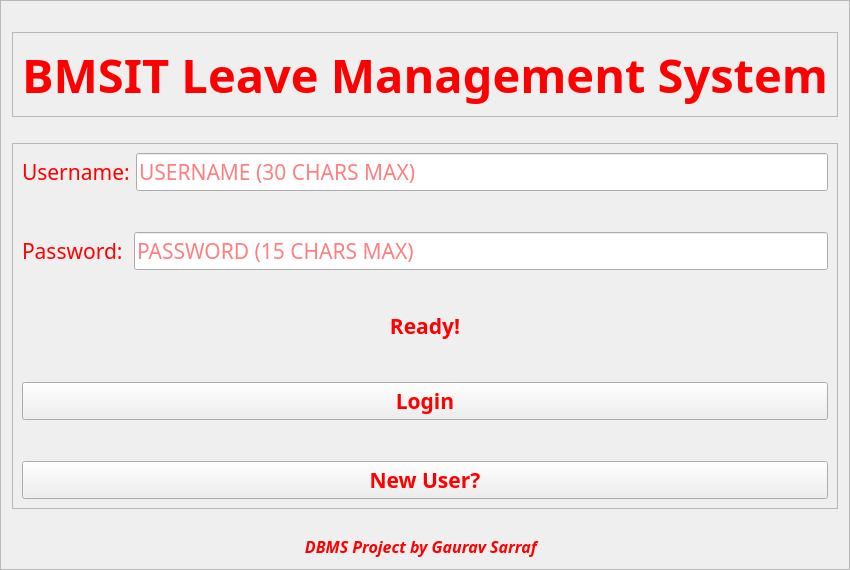
   <widget class="QFrame" name="login_frame">
    <property name="enabled">
     <bool>true</bool>
    </property>
    <property name="geometry">
     <rect>
      <x>10</x>
      <y>0</y>
      <width>780</width>
      <height>570</height>
     </rect>
    </property>
    <property name="frameShape">
     <enum>QFrame::StyledPanel</enum>
    </property>
    <property name="frameShadow">
     <enum>QFrame::Raised</enum>
    </property>
    <layout class="QGridLayout" name="gridLayout_3">
     <item row="4" column="1">
      <spacer name="verticalSpacer_2">
       <property name="orientation">
        <enum>Qt::Vertical</enum>
       </property>
       <property name="sizeHint" stdset="0">
        <size>
         <width>20</width>
         <height>40</height>
        </size>
       </property>
      </spacer>
     </item>
     <item row="0" column="1">
      <spacer name="verticalSpacer_6">
       <property name="orientation">
        <enum>Qt::Vertical</enum>
       </property>
       <property name="sizeHint" stdset="0">
        <size>
         <width>20</width>
         <height>40</height>
        </size>
       </property>
      </spacer>
     </item>
     <item row="2" column="1">
      <spacer name="verticalSpacer">
       <property name="orientation">
        <enum>Qt::Vertical</enum>
       </property>
       <property name="sizeHint" stdset="0">
        <size>
         <width>20</width>
         <height>40</height>
        </size>
       </property>
      </spacer>
     </item>
     <item row="3" column="1">
      <widget class="QFrame" name="frame_2">
       <property name="sizePolicy">
        <sizepolicy hsizetype="Preferred" vsizetype="Preferred">
         <horstretch>0</horstretch>
         <verstretch>0</verstretch>
        </sizepolicy>
       </property>
       <property name="minimumSize">
        <size>
         <width>0</width>
         <height>0</height>
        </size>
       </property>
       <property name="frameShape">
        <enum>QFrame::StyledPanel</enum>
       </property>
       <property name="frameShadow">
        <enum>QFrame::Raised</enum>
       </property>
       <layout class="QGridLayout" name="gridLayout">
        <item row="0" column="1">
         <layout class="QVBoxLayout" name="verticalLayout_3">
          <property name="leftMargin">
           <number>0</number>
          </property>
          <item>
           <layout class="QVBoxLayout" name="verticalLayout">
            <item>
             <layout class="QHBoxLayout" name="horizontalLayout">
              <item>
               <widget class="QLabel" name="label_3">
                <property name="font">
                 <font>
                  <family>Dubai</family>
                  <pointsize>16</pointsize>
                 </font>
                </property>
                <property name="styleSheet">
                 <string notr="true">color: rgb(255, 0, 0);</string>
                </property>
                <property name="text">
                 <string>Username:</string>
                </property>
               </widget>
              </item>
              <item>
               <widget class="QLineEdit" name="u_name">
                <property name="enabled">
                 <bool>true</bool>
                </property>
                <property name="font">
                 <font>
                  <family>Dubai</family>
                  <pointsize>16</pointsize>
                 </font>
                </property>
                <property name="styleSheet">
                 <string notr="true">color: rgb(255, 0, 0);</string>
                </property>
                <property name="inputMask">
                 <string/>
                </property>
                <property name="text">
                 <string/>
                </property>
                <property name="maxLength">
                 <number>30</number>
                </property>
                <property name="alignment">
                 <set>Qt::AlignLeading|Qt::AlignLeft|Qt::AlignVCenter</set>
                </property>
                <property name="placeholderText">
                 <string>USERNAME (30 CHARS MAX)</string>
                </property>
                <property name="clearButtonEnabled">
                 <bool>true</bool>
                </property>
               </widget>
              </item>
             </layout>
            </item>
            <item>
             <spacer name="verticalSpacer_5">
              <property name="orientation">
               <enum>Qt::Vertical</enum>
              </property>
              <property name="sizeHint" stdset="0">
               <size>
                <width>20</width>
                <height>40</height>
               </size>
              </property>
             </spacer>
            </item>
            <item>
             <layout class="QHBoxLayout" name="horizontalLayout_2">
              <item>
               <widget class="QLabel" name="label_4">
                <property name="font">
                 <font>
                  <family>Dubai</family>
                  <pointsize>16</pointsize>
                 </font>
                </property>
                <property name="styleSheet">
                 <string notr="true">color: rgb(255, 0, 0);</string>
                </property>
                <property name="text">
                 <string>Password: </string>
                </property>
               </widget>
              </item>
              <item>
               <widget class="QLineEdit" name="pwd">
                <property name="font">
                 <font>
                  <family>Dubai</family>
                  <pointsize>16</pointsize>
                 </font>
                </property>
                <property name="styleSheet">
                 <string notr="true">color: rgb(255, 0, 0);</string>
                </property>
                <property name="text">
                 <string/>
                </property>
                <property name="maxLength">
                 <number>15</number>
                </property>
                <property name="echoMode">
                 <enum>QLineEdit::Password</enum>
                </property>
                <property name="alignment">
                 <set>Qt::AlignLeading|Qt::AlignLeft|Qt::AlignVCenter</set>
                </property>
                <property name="dragEnabled">
                 <bool>true</bool>
                </property>
                <property name="placeholderText">
                 <string>PASSWORD (15 CHARS MAX)</string>
                </property>
                <property name="cursorMoveStyle">
                 <enum>Qt::LogicalMoveStyle</enum>
                </property>
                <property name="clearButtonEnabled">
                 <bool>true</bool>
                </property>
               </widget>
              </item>
             </layout>
            </item>
           </layout>
          </item>
          <item>
           <spacer name="verticalSpacer_7">
            <property name="orientation">
             <enum>Qt::Vertical</enum>
            </property>
            <property name="sizeHint" stdset="0">
             <size>
              <width>20</width>
              <height>40</height>
             </size>
            </property>
           </spacer>
          </item>
          <item>
           <widget class="QLabel" name="stat">
            <property name="font">
             <font>
              <family>Dubai</family>
              <pointsize>16</pointsize>
              <weight>75</weight>
              <bold>true</bold>
             </font>
            </property>
            <property name="styleSheet">
             <string notr="true">color: rgb(255, 0, 0);</string>
            </property>
            <property name="text">
             <string>Ready!</string>
            </property>
            <property name="alignment">
             <set>Qt::AlignCenter</set>
            </property>
           </widget>
          </item>
          <item>
           <spacer name="verticalSpacer_3">
            <property name="orientation">
             <enum>Qt::Vertical</enum>
            </property>
            <property name="sizeHint" stdset="0">
             <size>
              <width>20</width>
              <height>40</height>
             </size>
            </property>
           </spacer>
          </item>
          <item>
           <layout class="QVBoxLayout" name="verticalLayout_2">
            <item>
             <widget class="QPushButton" name="login_bt">
              <property name="font">
               <font>
                <family>Dubai</family>
                <pointsize>16</pointsize>
                <weight>75</weight>
                <italic>false</italic>
                <bold>true</bold>
               </font>
              </property>
              <property name="styleSheet">
               <string notr="true">color: rgb(255, 0, 0);</string>
              </property>
              <property name="text">
               <string>Login</string>
              </property>
             </widget>
            </item>
            <item>
             <spacer name="verticalSpacer_4">
              <property name="orientation">
               <enum>Qt::Vertical</enum>
              </property>
              <property name="sizeHint" stdset="0">
               <size>
                <width>20</width>
                <height>40</height>
               </size>
              </property>
             </spacer>
            </item>
            <item>
             <widget class="QPushButton" name="nw_ur_bt">
              <property name="font">
               <font>
                <family>Dubai</family>
                <pointsize>16</pointsize>
                <weight>75</weight>
                <bold>true</bold>
               </font>
              </property>
              <property name="styleSheet">
               <string notr="true">color: rgb(255, 0, 0);</string>
              </property>
              <property name="text">
               <string>New User?</string>
              </property>
             </widget>
            </item>
           </layout>
          </item>
         </layout>
        </item>
       </layout>
      </widget>
     </item>
     <item row="1" column="1">
      <widget class="QFrame" name="frame_3">
       <property name="frameShape">
        <enum>QFrame::StyledPanel</enum>
       </property>
       <property name="frameShadow">
        <enum>QFrame::Raised</enum>
       </property>
       <layout class="QGridLayout" name="gridLayout_2">
        <item row="2" column="0">
         <widget class="QLabel" name="label">
          <property name="minimumSize">
           <size>
            <width>0</width>
            <height>0</height>
           </size>
          </property>
          <property name="font">
           <font>
            <family>Dubai</family>
            <pointsize>35</pointsize>
            <weight>75</weight>
            <bold>true</bold>
           </font>
          </property>
          <property name="styleSheet">
           <string notr="true">color: rgb(255, 0, 0);</string>
          </property>
          <property name="text">
           <string>BMSIT Leave Management System</string>
          </property>
          <property name="alignment">
           <set>Qt::AlignCenter</set>
          </property>
         </widget>
        </item>
       </layout>
      </widget>
     </item>
     <item row="5" column="1">
      <widget class="QLabel" name="label_5">
       <property name="font">
        <font>
         <family>Dubai</family>
         <pointsize>12</pointsize>
         <weight>75</weight>
         <italic>true</italic>
         <bold>true</bold>
        </font>
       </property>
       <property name="styleSheet">
        <string notr="true">color: rgb(255, 0, 0);</string>
       </property>
       <property name="text">
        <string>DBMS Project by Gaurav Sarraf  </string>
       </property>
       <property name="alignment">
        <set>Qt::AlignCenter</set>
       </property>
      </widget>
     </item>
     <item row="3" column="2">
      <spacer name="horizontalSpacer_2">
       <property name="orientation">
        <enum>Qt::Horizontal</enum>
       </property>
       <property name="sizeHint" stdset="0">
        <size>
         <width>40</width>
         <height>20</height>
        </size>
       </property>
      </spacer>
     </item>
     <item row="3" column="0">
      <spacer name="horizontalSpacer">
       <property name="orientation">
        <enum>Qt::Horizontal</enum>
       </property>
       <property name="sizeHint" stdset="0">
        <size>
         <width>40</width>
         <height>20</height>
        </size>
       </property>
      </spacer>
     </item>
    </layout>
   </widget>
